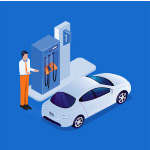
#> input picture images/cayxang.jpg, 150 x 150 px, found by its file name
$ python bttimcontourmax.py
#> lines starting #> are read from the running program, lines starting #| are printed output that depends on the picture; after the words box and inside, x2 and y2 are one past the last pixel; in counts of white or black regions, pixels touching at a corner belong together
import cv2
import numpy as np
# font=cv2.FONT_HERSHEY_COMPLEX
img = cv2.imread('images\\cayxang.jpg')
#> img is the input picture: shape (150, 150, 3); mean B, G, R 200.4, 122.1, 58.1
imgrs = cv2.resize(img,(320,240))
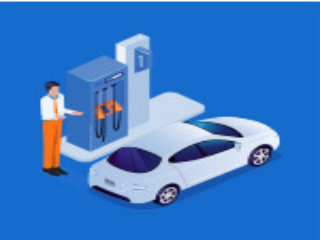
#> imgrs: shape (240, 320, 3); mean B, G, R 200.3, 122, 58
# cv2.imshow('img binary', imgrs )
img_gray = cv2.cvtColor(imgrs, cv2.COLOR_BGR2GRAY)
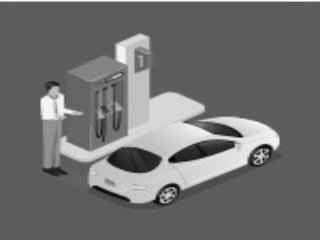
#> img_gray: shape (240, 320); min 3, max 255, mean 111.8
thresh, img1 = cv2.threshold(img_gray, 0 , 255, cv2.THRESH_OTSU)
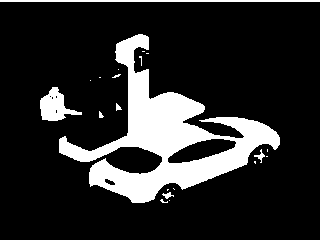
#> img1: shape (240, 320); 16.6% white; 21 white regions (14 under 20 px)
#> thresh = 149
cv2.imshow('img binary', img1 )
Icopy = imgrs.copy()
img3 = imgrs.copy()
img4 = imgrs.copy()
img5 = imgrs.copy()
contours,hiearchy=cv2.findContours(img1,cv2.RETR_TREE,cv2.CHAIN_APPROX_SIMPLE)
#> contours = 27 contours, 20 with area under 20; largest, box (x1, y1, x2, y2) and area: (59, 34, 280, 203) 11604, (167, 138, 237, 164) 971, (40, 87, 82, 121) 674, (0, 0, 320, 2) 319, (104, 178, 116, 186) 48, (254, 149, 265, 163) 30, (162, 192, 174, 199) 26; hiearchy = 27 rows, first 6: [1, -1, -1, -1], [2, 0, -1, -1], [3, 1, -1, -1], [4, 2, -1, -1], [5, 3, -1, -1], [6, 4, -1, -1]
if len(contours) !=0:
        cv2.drawContours(imgrs,contours,-1,255,3)
        areas=[cv2.contourArea(c) for c in contours]
#> areas = 27 values, max 11604.5 at index 23, min 0 at index 0, mean 508.7
        max_idx=np.argmax(areas)
#> max_idx = 23
        min_idx=np.argmin(areas)
#> min_idx = 0
        cnt=contours[max_idx]
#> cnt = contour of 509 points, box (x1, y1, x2, y2) (59, 34, 280, 203), area 11604
        x,y,w,h=cv2.boundingRect(cnt)
#> x = 59; y = 34; w = 221; h = 169
        cv2.rectangle(imgrs,(x,y),(x+w,y+h),(0,0,255),2)
        x=15
        y=15
        dientich=cv2.contourArea(cnt)
#> dientich = 11604.5
        strdt=str(dientich)
#> strdt = '11604.5'
        chuvi=cv2.arcLength(cnt,True)
#> chuvi = 1121.1
        strcv=str(chuvi)
#> strcv = '1121.1341183185577'
        font=cv2.FONT_HERSHEY_COMPLEX
        cv2.putText(imgrs,strdt,(x,y),font,0.5,(255,255,255))
        cv2.putText(imgrs,strcv,(40,40),font,0.5,(255,255,255))
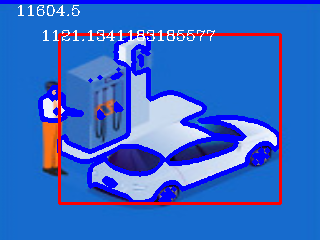
#> imgrs: shape (240, 320, 3); mean B, G, R 201, 103.3, 52.2
        cv2.imshow('puttext contour',imgrs)


cv2.waitKey()
cv2.destroyAllWindows()
